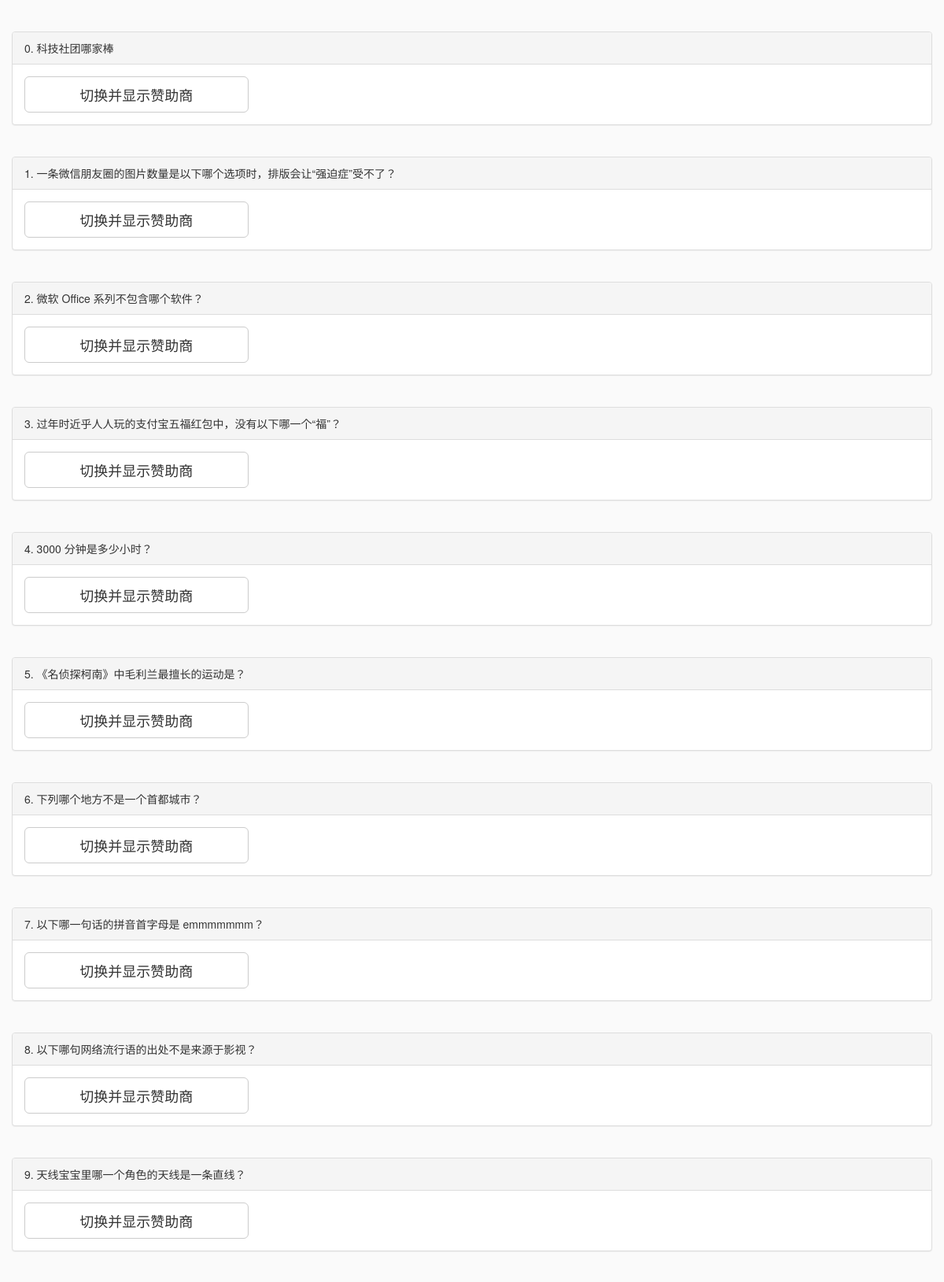
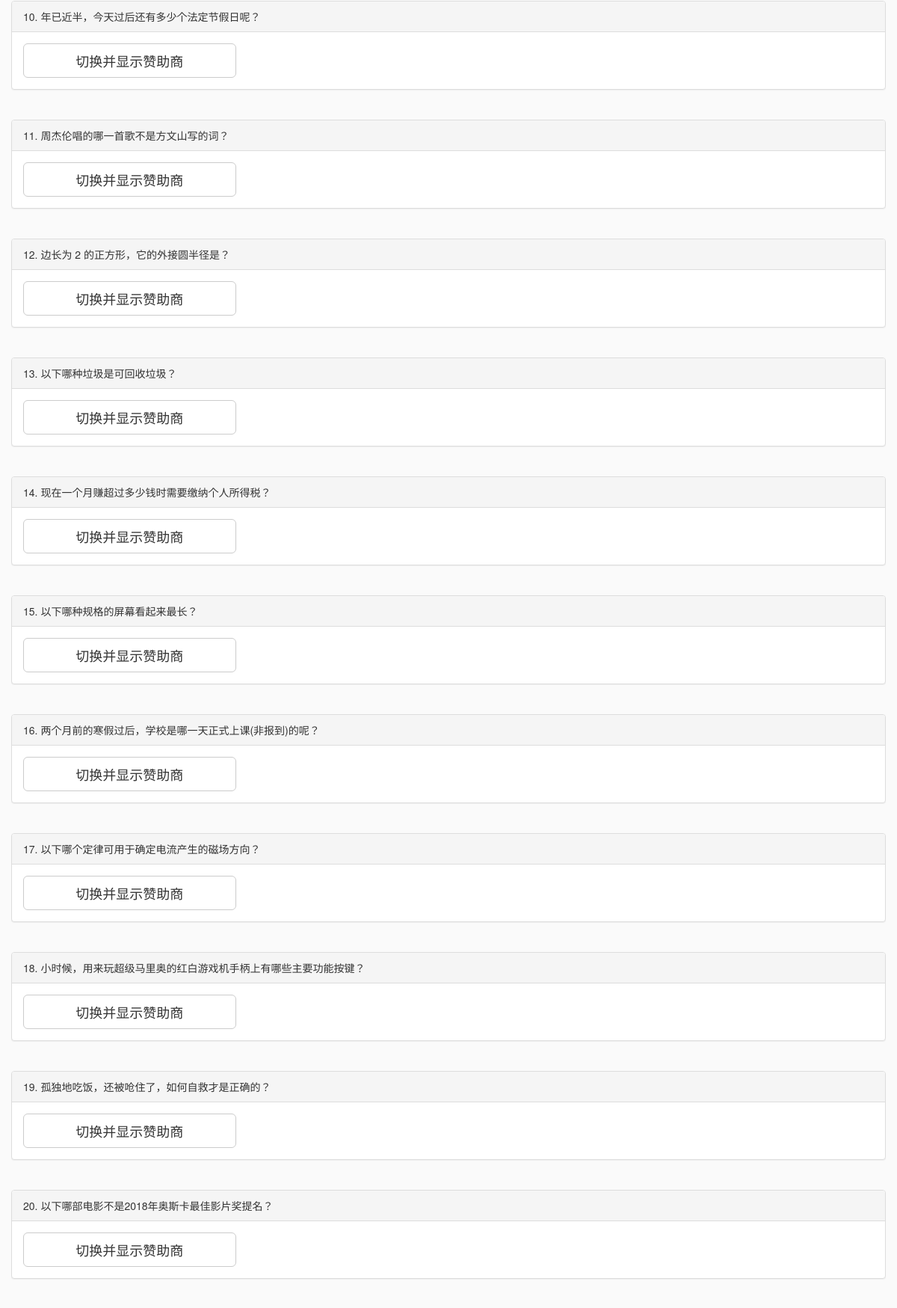
/old/page/activity/CAQ_admin.php (upper part), run on the app's committed database (2 pictures, top to bottom).
### tables this page shows
CREATE TABLE `question` (
  `id` int(11) NOT NULL AUTO_INCREMENT,
  `question` text NOT NULL,
  `a` text,
  `b` text,
  `c` text,
  `d` text,
  `randomtrue` char(1) DEFAULT NULL,
  `peoplelimit` int(11) NOT NULL,
  `addscore` int(11) NOT NULL,
  `minusscore` int(11) NOT NULL,
  `sort` int(11) NOT NULL,
  `extension` int(11) NOT NULL DEFAULT '0',
  `availabletime` int(11) NOT NULL,
  PRIMARY KEY (`id`)
);

### old/plugin/php/sqlhelper.php (called while the page is built, shortened)
<?php
class sqlhelper{
	public function mysql($sql){
		$rerere = mysql_query($sql);
		return $rerere;
	}
}
?>

### old/page/activity/CAQ_admin.php (the view, shortened to what this page needs)
<?php
require_once(ROOT_PATH.PLUG_PATH.'/php/sqlhelper.php');
?>
<!DOCTYPE html>
<html>
<head>
    <link rel="stylesheet/less" href="<?php echo constant("CSS_PATH")?>caq.less">
    <link rel="stylesheet" href="//maxcdn.bootstrapcdn.com/font-awesome/4.3.0/css/font-awesome.min.css">
    <?php echo constant( 'JQuery_DEFINE');echo constant( 'BOOTSTRAP_DEFINE');?>
</head>
<body id="maincontainer" style="background-color:#fafafa">
    <div class="col-md-12 col-sm-12 col-xs-12 div_mainblock">
        <br>
        <br>
        <?php
            $nc = new sqlhelper();
            $result = $nc ->mysql("select * from question order by sort");
            while($row = mysql_fetch_array($result)){
        ?>
        <div class="panel panel-default">
            <div class="panel-heading">
                <span id="questionsort-<?php echo $row['sort'];?>"><?php echo $row['sort'].".";?></span>
                <span id="question-<?php echo $row['sort'];?>"><?php echo $row['question'];?></span>
            </div>
          <div class="panel-body">
            <button sign-data="showsponsorbtn" class="col-md-3 col-sm-12 col-xs-12 btn btn-default btn-lg" onclick="showsponsor(<?php echo $row['id'];?>)">切换并显示赞助商</button>
          </div>
        </div>
        <br style="clear:both">
        <?php
            }
        ?>
        <br style="clear:both">
        <br style="clear:both">
        <br style="clear:both">
        <br style="clear:both">
        <br style="clear:both">
        <br style="clear:both">
        <br style="clear:both">
    </div>
</body>
</html>

### data on the page
question: sort "0", question "科技社团哪家棒"
question: sort "1", question "一条微信朋友圈的图片数量是以下哪个选项时，排版会让“强迫症”受不了？"
question: sort "2", question "微软 Office 系列不包含哪个软件？"
question: sort "3", question "过年时近乎人人玩的支付宝五福红包中，没有以下哪一个“福”？"
question: sort "4", question "3000 分钟是多少小时？"
question: sort "5", question "《名侦探柯南》中毛利兰最擅长的运动是？"
question: sort "6", question "下列哪个地方不是一个首都城市？"
question: sort "7", question "以下哪一句话的拼音首字母是 emmmmmmm？"
question: sort "8", question "以下哪句网络流行语的出处不是来源于影视？"
question: sort "9", question "天线宝宝里哪一个角色的天线是一条直线？"
question: sort "10", question "年已近半，今天过后还有多少个法定节假日呢？"
question: sort "11", question "周杰伦唱的哪一首歌不是方文山写的词？"
question: sort "12", question "边长为 2 的正方形，它的外接圆半径是？"
question: sort "13", question "以下哪种垃圾是可回收垃圾？"
question: sort "14", question "现在一个月赚超过多少钱时需要缴纳个人所得税？"
question: sort "15", question "以下哪种规格的屏幕看起来最长？"
question: sort "16", question "两个月前的寒假过后，学校是哪一天正式上课(非报到)的呢？"
question: sort "17", question "以下哪个定律可用于确定电流产生的磁场方向？"
question: sort "18", question "小时候，用来玩超级马里奥的红白游戏机手柄上有哪些主要功能按键？"
question: sort "19", question "孤独地吃饭，还被呛住了，如何自救才是正确的？"
question: sort "20", question "以下哪部电影不是2018年奥斯卡最佳影片奖提名？"
